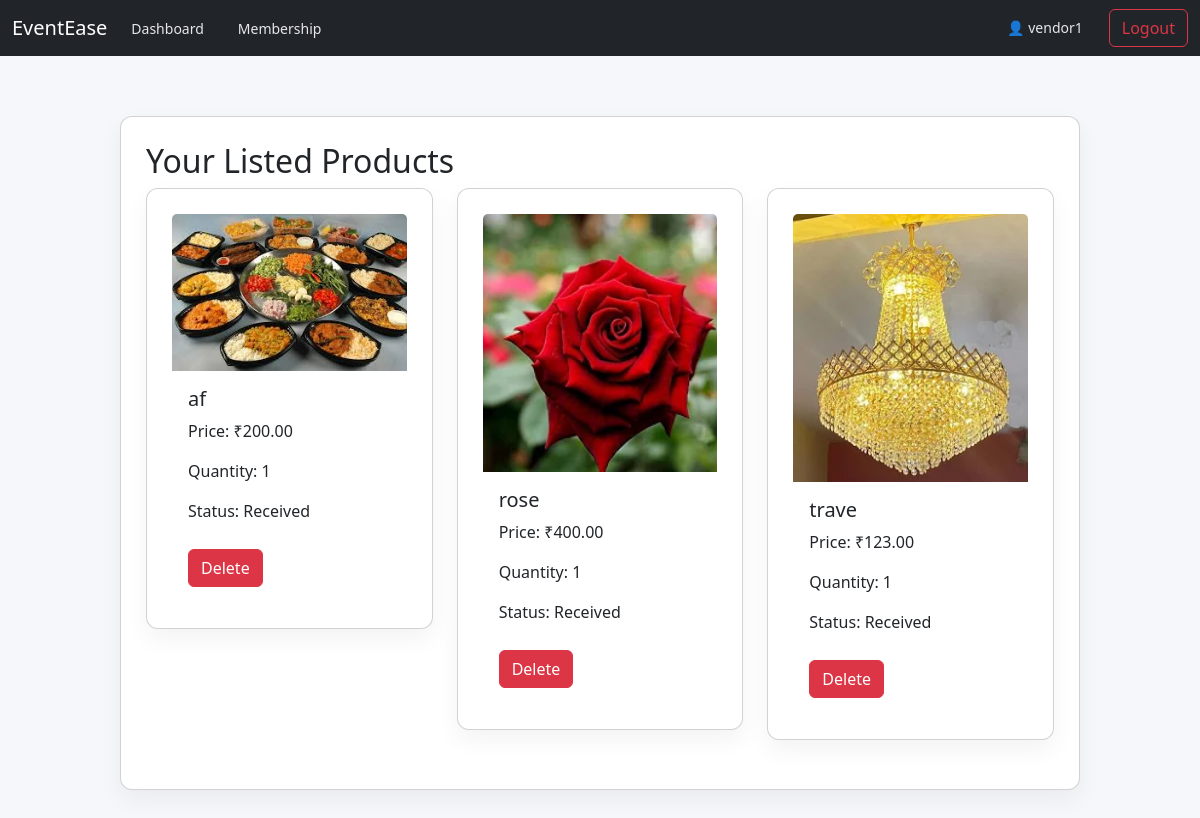
The app's page /vendor/items/ (signed in) with its own data.
### eventsapp/models.py (models this page shows, shortened)
class CustomUser(AbstractUser):
    ROLE_CHOICES = (
        ('USER', 'User'),
        ('VENDOR', 'Vendor'),
        ('ADMIN', 'Admin'),
    )
    MEMBERSHIP_CHOICES = (
        ('6m', '6 months'),
        ('1y', '1 year'),
        ('2y', '2 years'),
    )
    VENDOR_CATEGORY = (
        ('catering', 'Catering'),
        ('florist', 'Florist'),
        ('decoration', 'Decoration'),
        ('lighting', 'Lighting'),
    )
    role = models.CharField(max_length=10, choices=ROLE_CHOICES, default='USER')
    vendor_category = models.CharField(max_length=20, choices=VENDOR_CATEGORY, blank=True, null=True)
    membership = models.CharField(max_length=2, choices=MEMBERSHIP_CHOICES, default='6m')
    membership_expiry = models.DateTimeField(blank=True, null=True)

class VendorProduct(models.Model):
    STATUS_CHOICES = (
        ('received', 'Received'),
        ('ready', 'Ready for Shipping'),
        ('out', 'Out For Delivery'),
    )
    vendor = models.ForeignKey(CustomUser, on_delete=models.CASCADE, limit_choices_to={'role': 'VENDOR'})
    name = models.CharField(max_length=200)
    quantity = models.PositiveIntegerField(default=1)
    price = models.DecimalField(max_digits=10, decimal_places=2)
    image = models.ImageField(upload_to='products/', blank=True, null=True)
    status = models.CharField(max_length=20, choices=STATUS_CHOICES, default='received')
    created_at = models.DateTimeField(auto_now_add=True)

### eventsapp/views.py (the view)
# urls.py: path('vendor/items/', views.your_items, name='your_items'),
@role_required('VENDOR')
def your_items(request):
    products = VendorProduct.objects.filter(vendor=request.user)
    return render(request, 'vendor/your_items.html', {'products': products})

### eventsapp/views.py (called while the page is built)
def role_required(role):
    def decorator(view_func):
        @wraps(view_func)
        def _wrapped(request, *args, **kwargs):
            if not request.user.is_authenticated:
                return redirect('login')
            if request.user.role != role:
                messages.error(request, 'Access denied.')
                return redirect('/')
            return view_func(request, *args, **kwargs)
        return _wrapped
    return decorator

### eventsapp/templates/vendor/your_items.html (shortened to what this page needs)
{% extends 'base.html' %}
{% block content %}
<div class="card h-100">
    <h2>Your Listed Products</h2>
    <div class="row">
        {% for product in products %}
            <div class="col-md-4 mb-4">
                <div class="card">
                    {% if product.image %}
                        <img src="{{ product.image.url }}" class="card-img-top" alt="{{ product.name }}">
                    {% endif %}
                    <div class="card-body">
                        <h5 class="card-title">{{ product.name }}</h5>
                        <p class="card-text">Price: ₹{{ product.price }}</p>
                        <p class="card-text">Quantity: {{ product.quantity }}</p>
                        <p class="card-text">Status: {{ product.get_status_display }}</p>
                        <form method="POST" action="/vendor/items/delete/{{ product.id }}/">
                            <button type="submit" class="btn btn-danger">Delete</button>
                        </form>
                    </div>
                </div>
            </div>
        {% endfor %}
    </div>
</div>
{% endblock %}

### eventsapp/templates/base.html (shortened to what this page needs)
<!DOCTYPE html>
<html>
<head>
    <link rel="stylesheet" href="https://cdn.jsdelivr.net/npm/bootstrap@5.3.2/dist/css/bootstrap.min.css">
    <link rel="stylesheet" href="/static/css/style.css">
</head>
<body>
<nav class="navbar navbar-expand-lg navbar-dark bg-dark">
    <div class="container-fluid">
        <a class="navbar-brand" href="/">EventEase</a>
        <div class="collapse navbar-collapse">
            <ul class="navbar-nav me-auto mb-2 mb-lg-0">
                {% if request.user.is_authenticated %}
                    {% if request.user.role == "USER" %}
                        <li class="nav-item"><a href="/user/" class="nav-link">Dashboard</a></li>
                        <li class="nav-item"><a href="/user/membership/" class="nav-link">Membership</a></li>
                    {% elif request.user.role == "VENDOR" %}
                        <li class="nav-item"><a href="/vendor/" class="nav-link">Dashboard</a></li>
                        <li class="nav-item"><a href="/vendor/membership/" class="nav-link">Membership</a></li>
                    {% elif request.user.role == "ADMIN" %}
                        <li class="nav-item"><a href="/admin-dashboard/" class="nav-link">Dashboard</a></li>
                    {% endif %}
                {% endif %}
            </ul>
            <ul class="navbar-nav">
                {% if request.user.is_authenticated %}
                    <li class="nav-item"><span class="nav-link">👤 {{ request.user.username }}</span></li>
                    <li class="nav-item"><a href="/logout/" class="btn btn-outline-danger">Logout</a></li>
                {% else %}
                    <li class="nav-item"><a href="/login/" class="nav-link">Login</a></li>
                    <li class="nav-item"><a href="/register/" class="nav-link">Register</a></li>
                {% endif %}
            </ul>
        </div>
    </div>
</nav>
<div class="container">
    {% block content %}
    {% endblock %}
</div>
</body>
</html>

### eventsapp/static/css/style.css (style rules this page uses)
body { margin: 0; font-family: 'Segoe UI', sans-serif; background: #f5f7fa; }
.container { max-width: 1000px; margin: 40px auto; padding: 20px; }
.card { background: white; padding: 25px; border-radius: 12px; box-shadow: 0 10px 25px rgba(0, 0, 0, 0.05); }
button { background: #2563eb; border: none; padding: 8px 14px; color: white; border-radius: 6px; cursor: pointer; margin-top: 10px; }
.nav-link { margin-right: 18px; color: #e5e7eb; text-decoration: none; font-size: 14px; }

### records on screen
CustomUser: user.username "vendor1"
VendorProduct: image (picture), name "af", price "200.00", quantity "1", status "Received"
VendorProduct: image (picture), name "rose", price "400.00", quantity "1", status "Received"
VendorProduct: image (picture), name "trave", price "123.00", quantity "1", status "Received"
